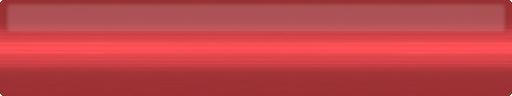
#> input picture Assets/Resources/UI/bar_fill_hp.png, 512 x 96 px, given in place of empty-slot-ivory.png, which was not available
$ python import_approved_score_controls.py
#> lines starting #> are read from the running program, lines starting #| are printed output that depends on the picture
### tools/ui_cutout.py
"""Remove technical background with flood fill BEFORE taking the alpha bounding box.
Solid panels retain enclosed dark artwork. Hollow glyphs also clear enclosed black components.
"""
import numpy as np
from PIL import Image, ImageDraw

def extract(im, solid=False, glyph=False, background_tolerance=20):
#> called with solid = False, glyph = False, background_tolerance = 20
 rgba=np.array(im.convert("RGBA"))
#> rgba is the input picture: shape (96, 512, 4); mean R, G, B, A 189, 67.3, 71.3, 254.9
 rgb=rgba[:,:,:3]
 candidate=(rgb.max(axis=2)<=background_tolerance)|(rgba[:,:,3]==0)
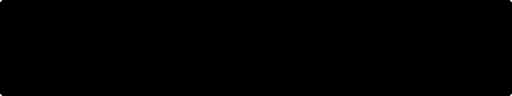
#> candidate: shape (96, 512) bool; 0.02% white in thin lines or dots
 # Add an eligible one-pixel border so all four image edges have the same outside seed.
 flood=Image.fromarray(np.pad(candidate.astype("uint8")*255,1,constant_values=255)).copy()
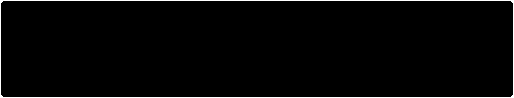
#> flood: PIL image 514x98 L; 2.4% white in thin lines or dots
 ImageDraw.floodfill(flood,(0,0),128,thresh=0)
#> flood: PIL image 514x98 L; values 0 (black) and 128 (white), 2.4% white in thin lines or dots
 cleared=np.array(flood)[1:-1,1:-1]==128
 if not solid:
  # Each enclosed component of the same technical black is a glyph cutout, not a dark panel.
  cleared |= np.array(flood)[1:-1,1:-1]==255
 rgba[cleared,3]=0
 cleaned=Image.fromarray(rgba,"RGBA")
 bounds=cleaned.getchannel("A").getbbox()
#> bounds = (0, 0, 512, 96)
 if bounds is None:raise ValueError("Empty component after background flood fill")
 # Only alpha decides the crop; thin/dark edge decorations are never threshold-cropped.
 return cleaned.crop(bounds)

### tools/import_approved_score_controls.py
from pathlib import Path
from PIL import Image
from ui_cutout import extract
import hashlib,json
root=Path(__file__).resolve().parents[1]
source=root/'_Inbox/score-hud-apimart-review-v2'
report=[]
for raw,cat,name in [('empty-slot-ivory.png','Frame','score_slot_empty'),('sort-recycle.png','Icon','score_sort'),('close-ivory.png','Icon','score_close')]:
 p=source/raw
 art=extract(Image.open(p),solid=False)
 art.thumbnail((500,500),Image.Resampling.LANCZOS)
 canvas=Image.new('RGBA',(512,512))
#> canvas: PIL image 512x512 RGBA; every value is 0
 canvas.alpha_composite(art,((512-art.width)//2,(512-art.height)//2))
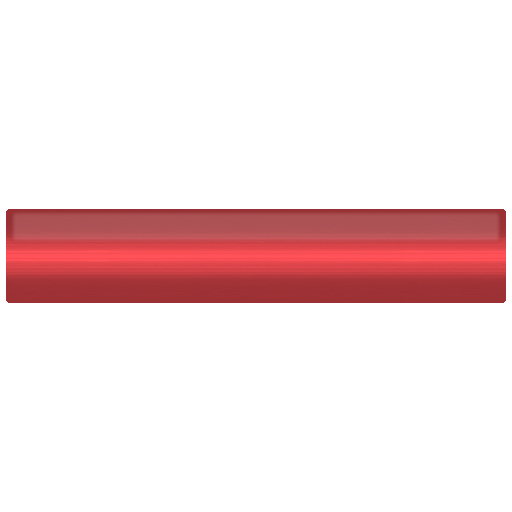
#> canvas: PIL image 512x512 RGBA; mean R, G, B, A 33.9, 12.1, 12.8, 45.7; transparent parts drawn white
 dest=root/f'Assets/_Game/Res/Texture/UI/{cat}/{name}.png'
 canvas.save(dest)
 assert canvas.getpixel((0,0))[3]==0
#> (the run stopped early here; a loop or call above may not have finished)
